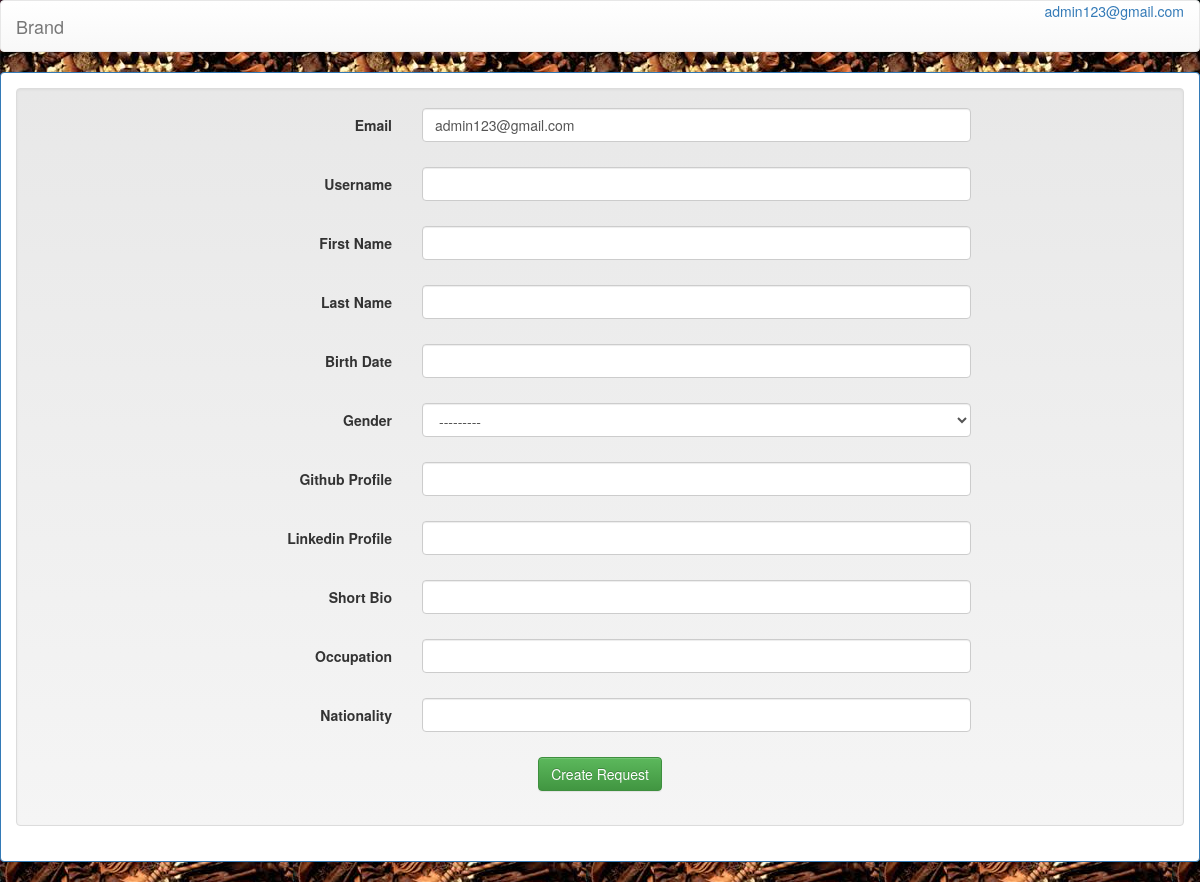
The page /register/user/profile/edit/ (signed in) on the database its author committed.
### register/models.py (models this page shows, shortened)
class User(AbstractBaseUser):
    user_id = models.AutoField(primary_key=True)
    user_first_name = models.CharField(_('First Name'), max_length=32, blank=True, null=True,
                                  validators=[RegexValidator(regex='^[A-Za-z]*$')])
    user_last_name = models.CharField(_('Last Name'), max_length=32, blank=True, null=True,
                                    validators=[RegexValidator(regex='^[A-Za-z]*$')])
    email = models.EmailField(_('Email'), db_index=True, unique=True)
    user_dob = models.DateField(_('Birth Date'), blank=True, null=True)
    user_gender = models.CharField(_('Gender'), max_length=1, choices=GENDER, blank=True, null=True)
    user_github = models.CharField(_('Github Profile'),max_length=100,blank=True )
    user_linkedin = models.CharField(_('Linkedin Profile'),max_length=100,blank=True )
    user_bio = models.CharField(_('Short Bio'), max_length=1000,blank=True )
    user_occupation = models.CharField(_('Occupation'), max_length=100,blank=True )
    user_nationality = models.CharField(_('Nationality'), max_length=100,blank=True )
    date_joined = models.DateTimeField(auto_now_add=True)
    username = models.CharField(_('username'), max_length=32, blank=False, unique=True)
    is_active = models.BooleanField(default=True)
    is_admin = models.BooleanField(default=False)
    objects = MyUserManager()
    USERNAME_FIELD = 'email'
    REQUIRED_FIELDS = ['username']

### register/views.py (the view, shortened to what this page needs)
class UserProfileUpdateView(LoginRequiredMixin, CurrentUserMixin, UpdateView):
    model = User
    fields = user_fields + user_extra_fields
    template_name = 'user_profile_update.html'
    success_url = '/register/user/profile/edit/success'

### register/templatetags/register_extras.py (called while the page is built)
@register.filter(name='addcss')
def addcss(field, css):
    return field.as_widget(attrs={"class":css})

### register/views.py (called while the page is built)
    def get_object(self, *args, **kwargs):
        try: obj = super(CurrentUserMixin, self).get_object(*args, **kwargs)
        except AttributeError: obj = self.request.user
        return obj

### register/templates/user_profile_update.html (shortened to what this page needs)
{% extends "base.html" %}
{% block body %}
{% load register_extras %}
{%  load staticfiles %}
<!DOCTYPE html>
<html lang="en">
<head>
    <link rel="stylesheet" href="{%  static 'css/bootstrap.min.css' %}">
<link rel="stylesheet" href="{%  static 'css/bootstrap-theme.min.css' %}">
</head>
<body>
<div class="panel panel-primary">
    <div class="panel-body">
        <form class="form-horizontal well" id="registerForm" method="POST"
              enctype="multipart/form-data" action="">
            <fieldset>
                {% csrf_token %} {% load tz %}
                {% for field in form.visible_fields %}
                    <div id="div_{{ field.html_name }}"
                         class="form-group{% if field.errors %} has-error{% endif%}">
                        <label class="col-sm-4 control-label" for="{{ field.id_for_label }}">
                            {{ field.label }}
                        </label>
                        <div class="col-md-6 cnt-inpt">
                            {{ field|addcss:"form-control" }}
                        </div>
                    </div>
                {% endfor %}
                <div class="form-group" style="text-align:center">
                    <a href="#tf-courses">
                        <button type="submit" data-loading-text="Creating request..."
                                class="btn btn-success solution_buttons">Create Request  </button></a>
                </div>
            </fieldset>
        </form>
    </div>
</div>
</body>
</html
{% endblock body %}

### register/templates/navbar.html (shortened to what this page needs)
<nav class="navbar navbar-default">
  <div class="container-fluid">
    <div class="navbar-header">
      <a class="navbar-brand" href="#">Brand</a>
    </div>
<div class="collapse navbar-collapse" id="bs-example-navbar-collapse-1">
           <ul class="nav navbar-nav navbar-right" id="home_nav">
               {% if user.is_anonymous %}
                   <li class="dropdown">
                       <a href="#" class="dropdown-toggle" data-toggle="dropdown" role="button" aria-haspopup="true" aria-expanded="false">JOIN<span class="caret"></span></a>
                       <ul class="dropdown-menu">
                           <li><a href="{% url 'login' %}">Login</a></li>
                           <li><a href="{% url 'register_user' %}">Sign up</a></li>                        </ul>
                   </li>                {% else %}
                   <li>
                       <div class="btn-group">
                           <a class="btn-new btn-nav btn-white" data-toggle="dropdown">
                               {% if request.user.user_first_name %}
                                   {{ request.user.user_first_name }}
                               {% elif request.user.username %}
                                   {{ request.user.username }}
                               {% else %}
                                   {{ request.user.email }}
                               {% endif %}
                           </a>
                       </div>
                   </li>
               {% endif %}
           </ul>
       </div>
   </div>
</nav>

### rows shown on the page
User: user.email "admin123@gmail.com", visible_fields "admin123@gmail.com" "---------"

### other values the page prints
{{ field.label }} "Email" "Username" "First Name" "Last Name" "Birth Date" "Gender" "Github Profile" "Linkedin Profile" "Short Bio" "Occupation" "Nationality"
